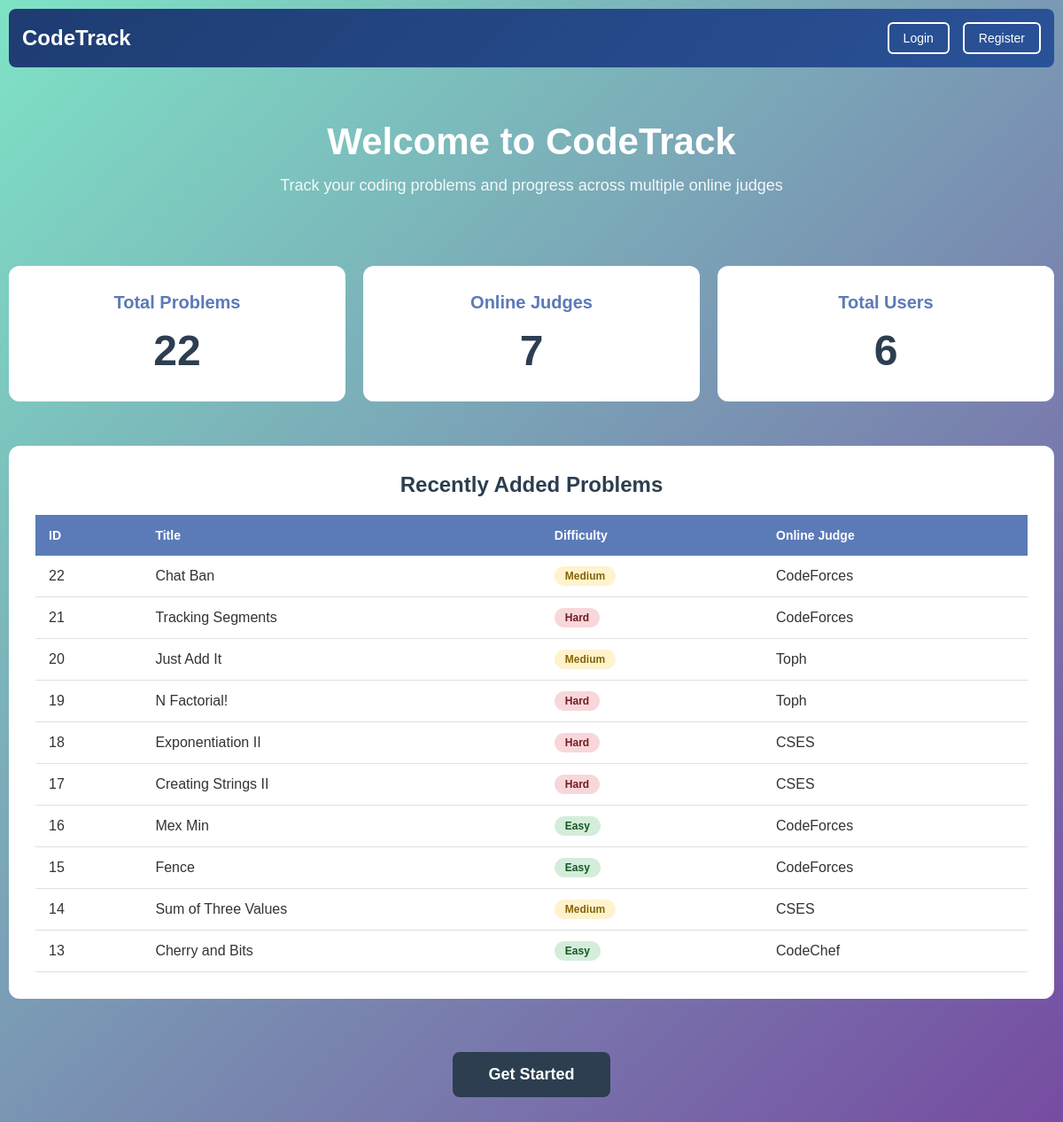
The page / on the database its author committed.
### tracker/models.py (models this page shows, shortened)
class Problem(models.Model):
    difficulty_choices = [
        ('Easy', 'Easy'),
        ('Medium', 'Medium'),
        ('Hard', 'Hard'),
    ]
    oj_choices = [
        ('LeetCode', 'LeetCode'),
        ('HackerRank', 'HackerRank'),
        ('CodeForces', 'CodeForces'),
        ('CodeChef', 'CodeChef'),
        ('AtCoder', 'AtCoder'),
        ('GeeksforGeeks', 'GeeksforGeeks'),
        ('SPOJ', 'SPOJ'),
        ('Other', 'Other'),
        ('Eolymp', 'Eolymp'),
        ('CSES', 'CSES'),
        ('Toph', 'Toph'),
    ]
    title = models.CharField(max_length=200)
    difficulty = models.CharField(max_length=10, choices=difficulty_choices, default='Easy')
    online_judge = models.CharField(max_length=20, choices=oj_choices, default='CodeForces')
    link = models.URLField(max_length=500)
    problem_pdf = models.FileField(
        upload_to='Problem_PDF/',
        validators=[FileExtensionValidator(['pdf'])],
        blank=True,
        null=True,
        help_text="Upload a PDF file for the problem"
    )
    created_at = models.DateTimeField(auto_now_add=True, editable=True)
    class Meta:
        ordering = ['title']

### tracker/views.py (the view)
# urls.py: path('', views.home_view, name='home'),
def home_view(request):
    if request.user.is_authenticated:
        return redirect('dashboard')
    total_problems = Problem.objects.count()
    total_users = User.objects.count()
    online_judges = Problem.objects.values_list('online_judge', flat=True).distinct()
    total_oj = online_judges.count()
    recent_problems = Problem.objects.all().order_by('-created_at')[:10]
    context = {
        'total_problems': total_problems,
        'total_users': total_users,
        'total_oj': total_oj,
        'recent_problems': recent_problems,
    }
    return render(request, 'home.html', context)

### templates/home.html (shortened to what this page needs)
{% extends 'base.html' %}
{% load static %}
{% block extra_css %}
<link rel="stylesheet" href="{% static 'css/home.css' %}">
{% endblock %}
{% block content %}
<div class="home-container">
    <div class="hero-section">
        <h1>Welcome to CodeTrack</h1>
        <p>Track your coding problems and progress across multiple online judges</p>
    </div>
    <div class="stats-grid">
        <div class="stat-card">
            <h3>Total Problems</h3>
            <div class="stat-number">{{ total_problems }}</div>
        </div>
        <div class="stat-card">
            <h3>Online Judges</h3>
            <div class="stat-number">{{ total_oj }}</div>
        </div>
        <div class="stat-card">
            <h3>Total Users</h3>
            <div class="stat-number">{{ total_users }}</div>
        </div>
    </div>
    <div class="recent-section">
        <h2>Recently Added Problems</h2>
        <div class="problems-table">
            <table>
                <thead>
                    <tr>
                        <th>ID</th>
                        <th>Title</th>
                        <th>Difficulty</th>
                        <th>Online Judge</th>
                    </tr>
                </thead>
                <tbody>
                    {% for problem in recent_problems %}
                    <tr>
                        <td>{{ problem.id }}</td>
                        <td>{{ problem.title }}</td>
                        <td><span class="badge badge-{{ problem.difficulty|lower }}">{{ problem.difficulty }}</span></td>
                        <td>{{ problem.online_judge }}</td>
                    </tr>
                    {% empty %}
                    <tr>
                        <td colspan="4" class="empty-message">No problems added yet</td>
                    </tr>
                    {% endfor %}
                </tbody>
            </table>
        </div>
    </div>
    <div class="cta-section">
        <a href="{% url 'register' %}" class="btn btn-large">Get Started</a>
    </div>
</div>
{% endblock %}

### static/css/base.css (style rules this page uses)
* { margin: 0; padding: 0; box-sizing: border-box; }
body { font-family: Arial, sans-serif; background: linear-gradient(135deg, #7ee3c5 0%, #764ba2 100%); min-height: 100vh; padding: 10px; }
.btn { padding: 8px 16px; border: 2px solid white; background: transparent; color: white; cursor: pointer; text-decoration: none; display: inline-block; border-radius: 6px; font-weight: 500; font-size: 14px; }

### static/css/home.css (style rules this page uses)
.home-container { max-width: 1200px; margin: 0 auto; }
.hero-section { text-align: center; padding: 40px 20px; margin-bottom: 40px; }
.hero-section h1 { font-size: 42px; color: white; margin-bottom: 15px; font-weight: 700; }
.hero-section p { font-size: 18px; color: rgba(255, 255, 255, 0.9); }
.stats-grid { display: grid; grid-template-columns: repeat(auto-fit, minmax(250px, 1fr)); gap: 20px; margin-bottom: 50px; }
.stat-card { background: white; padding: 30px; border-radius: 12px; text-align: center; }
.stat-card h3 { color: #5b7ab8; font-size: 20px; margin-bottom: 15px; font-weight: 600; }
.stat-number { font-size: 48px; font-weight: 700; color: #2c3e50; }
.recent-section { background: white; border-radius: 12px; padding: 30px; margin-bottom: 40px; }
.recent-section h2 { color: #2c3e50; font-size: 24px; margin-bottom: 20px; text-align: center; font-weight: 600; }
.problems-table { overflow-x: auto; }
.problems-table table { width: 100%; border-collapse: collapse; }
.problems-table thead { background: #5b7ab8; color: white; }
.problems-table th { padding: 15px; text-align: left; font-weight: 600; font-size: 14px; }
.problems-table td { padding: 12px 15px; border-bottom: 1px solid #e0e0e0; color: #333; }
.badge { padding: 4px 12px; border-radius: 12px; font-size: 12px; font-weight: 600; display: inline-block; }
.badge-easy { background: #d4edda; color: #155724; }
.badge-medium { background: #fff3cd; color: #856404; }
.badge-hard { background: #f8d7da; color: #721c24; }
.cta-section { text-align: center; padding: 20px; }
.btn-large { padding: 15px 40px; font-size: 18px; background: #2c3e50; color: white; text-decoration: none; border-radius: 8px; display: inline-block; font-weight: 600; border: none; }

### rows shown on the page
Problem: id "22", title "Chat Ban", difficulty "Medium", online_judge "CodeForces"
Problem: id "21", title "Tracking Segments", difficulty "Hard", online_judge "CodeForces"
Problem: id "20", title "Just Add It", difficulty "Medium", online_judge "Toph"
Problem: id "19", title "N Factorial!", difficulty "Hard", online_judge "Toph"
Problem: id "18", title "Exponentiation II", difficulty "Hard", online_judge "CSES"
Problem: id "17", title "Creating Strings II", difficulty "Hard", online_judge "CSES"
Problem: id "16", title "Mex Min", difficulty "Easy", online_judge "CodeForces"
Problem: id "15", title "Fence", difficulty "Easy", online_judge "CodeForces"
Problem: id "14", title "Sum of Three Values", difficulty "Medium", online_judge "CSES"
Problem: id "13", title "Cherry and Bits", difficulty "Easy", online_judge "CodeChef"

### other values the page prints
{{ total_problems }} "22"
{{ total_oj }} "7"
{{ total_users }} "6"
